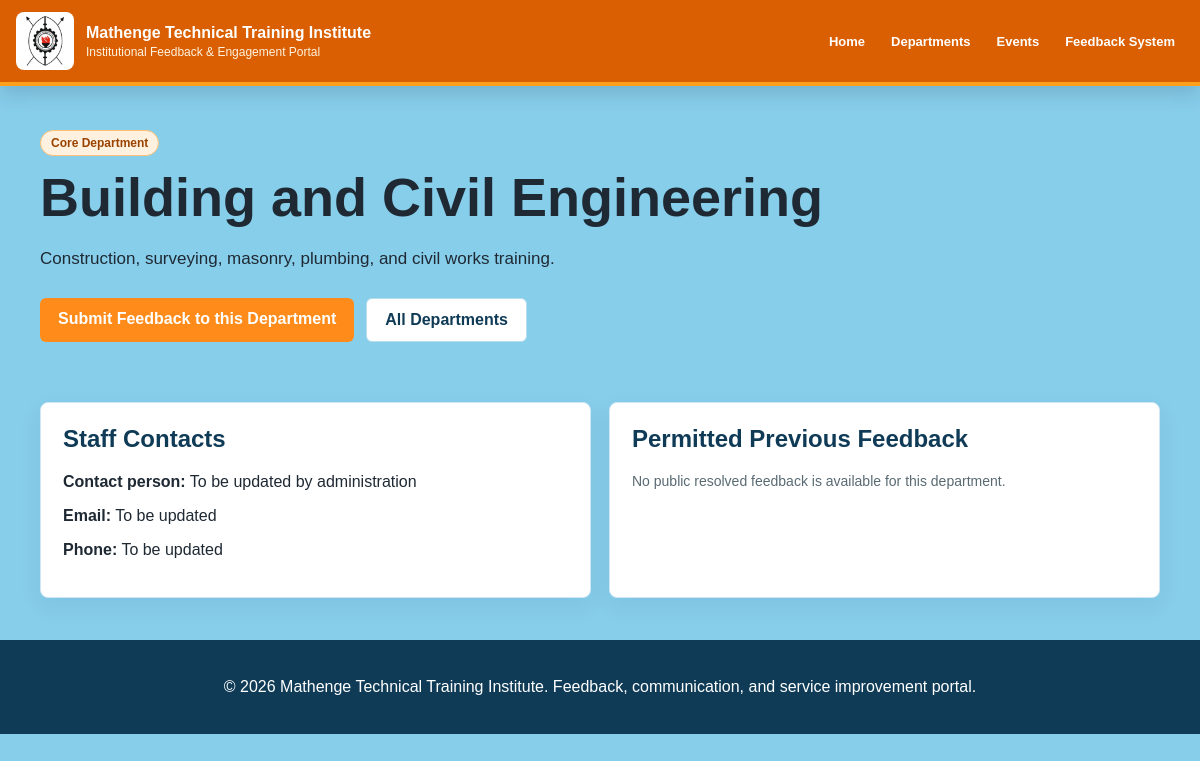
The page /departments/building-and-civil-engineering/ on the database its author committed.
### feed/models.py (models this page shows, shortened)
class Department(models.Model):
    CORE = "core"
    SUPPORT = "support"
    UNIT_TYPE_CHOICES = [
        (CORE, "Core Department"),
        (SUPPORT, "Support / Institutional Unit"),
    ]
    name = models.CharField(max_length=120, unique=True)
    slug = models.SlugField(max_length=140, unique=True)
    unit_type = models.CharField(max_length=20, choices=UNIT_TYPE_CHOICES, default=CORE)
    description = models.TextField()
    contact_email = models.EmailField(blank=True)
    contact_phone = models.CharField(max_length=40, blank=True)
    staff_contact = models.CharField(max_length=160, blank=True)
    allow_public_feedback = models.BooleanField(default=False)
    is_active = models.BooleanField(default=True)
    class Meta:
        ordering = ["unit_type", "name"]

### feed/views.py (the view)
# urls.py: path("departments/<slug:slug>/", views.department_detail, name="department_detail"),
def department_detail(request, slug):
    department = get_object_or_404(Department, slug=slug, is_active=True)
    permitted_feedback = department.feedback_items.filter(status=Feedback.RESOLVED, department__allow_public_feedback=True)[:8]
    return render(request, "feed/departments/detail.html", {"department": department, "permitted_feedback": permitted_feedback})

### feed/templates/feed/departments/detail.html (shortened to what this page needs)
{% extends 'feed/layout.html' %}
{% block content %}
<section class="page-header">
    <span class="badge">{{ department.get_unit_type_display }}</span>
    <h1>{{ department.name }}</h1>
    <p>{{ department.description }}</p>
    <div class="actions">
        <a class="btn" href="{% url 'department_feedback' department.slug %}">Submit Feedback to this Department</a>
        <a class="btn-secondary" href="{% url 'departments' %}">All Departments</a>
    </div>
</section>
<section class="section">
    <div class="grid">
        <div class="card">
            <h2>Staff Contacts</h2>
            <p><strong>Contact person:</strong> {{ department.staff_contact|default:"To be updated by administration" }}</p>
            <p><strong>Email:</strong> {{ department.contact_email|default:"To be updated" }}</p>
            <p><strong>Phone:</strong> {{ department.contact_phone|default:"To be updated" }}</p>
        </div>
        <div class="card">
            <h2>Permitted Previous Feedback</h2>
            {% for item in permitted_feedback %}
                <p><strong>{{ item.get_category_display }}</strong><br>{{ item.message|truncatewords:24 }}</p>
            {% empty %}
                <p class="muted">No public resolved feedback is available for this department.</p>
            {% endfor %}
        </div>
    </div>
</section>
{% endblock %}

### static/styles/nav.css (style rules this page uses)
* { box-sizing: border-box; }
body { margin: 0; font-family: Arial, Helvetica, sans-serif; background: #87CEEB; color: #1f2933; }

### static/styles/portal.css (style rules this page uses)
.hero-inner, .section, .dashboard-grid, .page-header { width: min(1120px, calc(100% - 32px)); margin: 0 auto; }
.hero h1, .page-header h1 { font-size: clamp(30px, 5vw, 54px); margin: 0 0 14px; letter-spacing: 0; }
.hero p, .page-header p { max-width: 760px; line-height: 1.7; font-size: 17px; }
.actions { display: flex; flex-wrap: wrap; gap: 12px; margin-top: 24px; }
.btn, .btn-secondary { border: 0; border-radius: 6px; cursor: pointer; display: inline-block; font-weight: 700; padding: 12px 18px; text-decoration: none; transition: box-shadow 180ms ease, transform 180ms ease, background 180ms ease; }
.btn { background: #ff8c1a; color: #ffffff; }
.btn-secondary { background: #ffffff; color: #0f3b57; border: 1px solid #b9dced; }
.section { padding: 42px 0; }
.page-header { padding: 44px 0 18px; }
.grid { display: grid; grid-template-columns: repeat(auto-fit, minmax(240px, 1fr)); gap: 18px; }
.card, .form-card, .stat-card, .notice-card { background: #ffffff; border: 1px solid #cfe7f5; border-radius: 8px; box-shadow: 0 8px 22px rgba(26, 62, 86, 0.08); padding: 22px; transition: box-shadow 180ms ease, transform 180ms ease; }
.card h2, .card h3, .notice-card h3 { color: #0f3b57; margin-top: 0; }
.badge { background: #fff1df; border: 1px solid #ffc176; border-radius: 999px; color: #994300; display: inline-block; font-size: 12px; font-weight: 700; margin-bottom: 10px; padding: 5px 10px; }
.help-text, .muted { color: #596a73; font-size: 14px; }

### rows shown on the page
Department: unit_type "Core Department", name "Building and Civil Engineering", description "Construction, surveying, masonry, plumbing, and civil works training.", staff_contact "To be updated by administration", contact_email "To be updated", contact_phone "To be updated"
